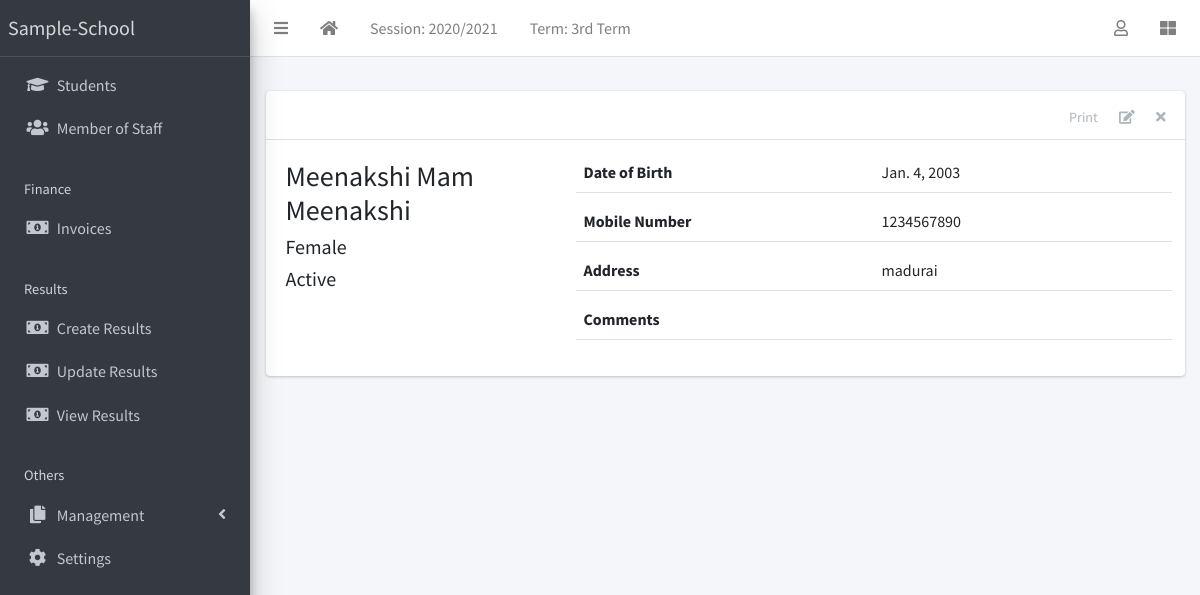
Screenshot of /staff/1/ with the database file from the repository.
### apps/corecode/models.py (models this page shows, shortened)
class AcademicSession(models.Model):
    name = models.CharField(max_length=200, unique=True)
    current = models.BooleanField(default=True)
    class Meta:
        ordering = ["-name"]

class AcademicTerm(models.Model):
    name = models.CharField(max_length=20, unique=True)
    current = models.BooleanField(default=True)
    class Meta:
        ordering = ["name"]

### apps/staffs/models.py (models this page shows, shortened)
class Staff(models.Model):
    STATUS = [("active", "Active"), ("inactive", "Inactive")]
    GENDER = [("male", "Male"), ("female", "Female")]
    current_status = models.CharField(max_length=10, choices=STATUS, default="active")
    surname = models.CharField(max_length=200)
    firstname = models.CharField(max_length=200)
    other_name = models.CharField(max_length=200, blank=True)
    gender = models.CharField(max_length=10, choices=GENDER, default="male")
    date_of_birth = models.DateField(default=timezone.now)
    date_of_admission = models.DateField(default=timezone.now)
    mobile_num_regex = RegexValidator(
        regex="^[0-9]{10,15}$", message="Entered mobile number isn't in a right format!"
    )
    mobile_number = models.CharField(
        validators=[mobile_num_regex], max_length=13, blank=True
    )
    address = models.TextField(blank=True)
    others = models.TextField(blank=True)
    def __str__(self):
        return f"{self.surname} {self.firstname} {self.other_name}"

### apps/staffs/views.py (the view)
# urls.py: path("<int:pk>/", StaffDetailView.as_view(), name="staff-detail"),
class StaffDetailView(DetailView):
    model = Staff
    template_name = "staffs/staff_detail.html"

### apps/corecode/context_processors.py (called while the page is built)
def site_defaults(request):
    current_session = AcademicSession.objects.get(current=True)
    current_term = AcademicTerm.objects.get(current=True)
    vals = SiteConfig.objects.all()
    contexts = {
        "current_session": current_session.name,
        "current_term": current_term.name,
    }
    for val in vals:
        contexts[val.key] = val.value
    return contexts

### apps/staffs/templates/staffs/staff_detail.html (shortened to what this page needs)
{% extends 'base.html' %}
{% block content-header %}
<div class="card-header">
  <div class="card-tools">
    <a href="#" class="btn btn-tool">Print</a>
    <a href="{% url 'staff-update' object.id %}" class="btn btn-tool">
      <i class="fas fa-edit"></i>
    </a>
    <a href="{% url 'staff-delete' object.id %}" class="btn btn-tool">
      <i class="fas fa-times"></i>
    </a>
  </div>
</div>
{% endblock content-header %}
{% block content %}
    <div class="row">
      <div class="col-sm-4">
        <div>
          <h3>{{ object }} </h3>
          <h5>{{ object.get_gender_display }} </h5>
          <h5>{{ object.get_current_status_display }} </h5>
        </div>
      </div>
      <div class="col-sm-8">
        <div>
          <div class="form-group border-bottom row">
            <label class="col">
              Date of Birth
            </label>
            <div class="col">
              {{ object.date_of_birth }}
            </div>
          </div>
          <div class="form-group border-bottom row">
            <label class="col">
               Mobile Number
            </label>
            <div class="col">
              {{ object.mobile_number}}
            </div>
          </div>
          <div class="form-group border-bottom row">
            <label class="col">
              Address
            </label>
            <div class="col">
              {{ object.address }}
            </div>
          </div>
          <div class="form-group border-bottom row">
            <label class="col">
              Comments
            </label>
            <div class="col">
            </div>
          </div>
        </div>
      </div>
    </div>
{% endblock content %}

### templates/base.html (shortened to what this page needs)
{% load static %}
<!DOCTYPE html>
<html lang="en">
<head>
  <link rel="stylesheet" href="{% static 'plugins/fontawesome-free/css/all.min.css' %}">
  <link rel="stylesheet" href="{% static 'plugins/toastr/toastr.min.css' %}">
  <link rel="stylesheet"
    href="{% static 'plugins/overlayScrollbars/css/OverlayScrollbars.min.css' %}">
  <link rel="stylesheet" href="{% static 'plugins/Datatables/datatables.min.css' %}" />
  <link rel="stylesheet" href="{% static 'dist/css/adminlte.min.css' %}">
</head>
<body
  class="hold-transition sidebar-mini layout-fixed layout-navbar-fixed layout-footer-fixed">
  <div class="wrapper">
    <nav class="main-header navbar navbar-expand navbar-white navbar-light">
      <ul class="navbar-nav">
        <li class="nav-item">
          <a class="nav-link" data-widget="pushmenu" href="#" role="button"><i
              class="fas fa-bars"></i></a>
        </li>
        <li class="nav-item d-none d-sm-inline-block">
          <a href="{% url 'home' %} " class="nav-link"><i class="fa fa-home"></i></a>
        </li>
        <li class="nav-item d-none d-sm-inline-block">
          <a href="{% url 'current-session' %}" class="nav-link">Session: {{ current_session }}</a>
        </li>
        <li class="nav-item d-none d-sm-inline-block">
          <a href="{% url 'current-session' %}" class="nav-link">Term: {{ current_term }}</a>
        </li>
      </ul>
      <ul class="navbar-nav ml-auto">
        <li class="nav-item dropdown">
          <a class="nav-link" data-toggle="dropdown" href="#">
            <i class="far fa-user"></i>
          </a>
        </li>
        <li class="nav-item">
          <a class="nav-link" data-widget="control-sidebar" data-slide="true"
            href="#" role="button"><i class="fas fa-th-large"></i></a>
        </li>
      </ul>
    </nav>
    <aside class="main-sidebar sidebar-dark-primary elevation-4">
      <a href="{% url 'home' %}" class="brand-link">{{ School_name | default:"Sample-School" }}</a>
      <div class="sidebar">
        <nav class="mt-2">
          <ul class="nav nav-pills nav-sidebar flex-column"
            data-widget="treeview" role="menu" data-accordion="false">
            <li class="nav-item">
              <a href="{% url 'student-list' %}" class="nav-link">
                <i class="nav-icon fas fa-graduation-cap"></i>
                <p>
                  Students
                </p>
              </a>
            </li>
            <li class="nav-item">
              <a href="{% url 'staff-list' %}" class="nav-link">
                <i class="nav-icon fas fa-users"></i>
                <p>
                  Member of Staff
                </p>
              </a>
            </li>
            <li class="nav-header">Finance</li>
            <li class="nav-item">
              <a href="{% url 'invoice-list' %}" class="nav-link">
                <i class="nav-icon fas fa-money-bill-alt"></i>
                <p>
                  Invoices
                </p>
              </a>
            </li>
            <li class="nav-header">Results</li>
            <li class="nav-item">
              <a href="{% url 'create-result' %}" class="nav-link">
                <i class="nav-icon fas fa-money-bill-alt"></i>
                <p>
                  Create Results
                </p>
              </a>
            </li>
            <li class="nav-item">
              <a href="{% url 'edit-results' %}" class="nav-link">
                <i class="nav-icon fas fa-money-bill-alt"></i>
                <p>
                  Update Results
                </p>
              </a>
            </li>
            <li class="nav-item">
              <a href="{% url 'view-results' %}" class="nav-link">
                <i class="nav-icon fas fa-money-bill-alt"></i>
                <p>
                  View Results
                </p>
              </a>
            </li>
            <li class="nav-header">Others</li>
            <li class="nav-item has-treeview">
              <a href="#" class="nav-link">
                <i class="nav-icon fas fa-copy"></i>
                <p>
                  Management
                  <i class="fas fa-angle-left right"></i>
                </p>
              </a>
            </li>
            <li class="nav-item">
              <a href="{% url 'configs' %}" class="nav-link">
                <i class="nav-icon fas fa-cog"></i>
                <p>
                  Settings
                </p>
              </a>
            </li>
          </ul>
        </nav>
      </div>
    </aside>
    <div class="content-wrapper">
      <section class="content-header">
      </section>
      <section class="content">
        <div class="container-fluid">
          <div class="row">
            <div class="col-md-12">
              {% block fullcard %}
              <div class="card">
                {% block content-header %}{% endblock content-header %}
                <div class="card-body">
                  <div class="row">
                    <div class="col">
                      {% block content %}
                      {% endblock content %}
                    </div>
                  </div>
                </div>
              </div>
              {% endblock fullcard %}
            </div>
          </div>
        </div>
      </section>
    </div>
  </div>
</body>
</html>

### rows the page displays
AcademicSession: name "2020/2021"
AcademicTerm: name "3rd Term"
Staff: surname+firstname+other_name "Meenakshi Mam Meenakshi", gender "Female", current_status "Active", date_of_birth "Jan. 4, 2003", mobile_number "1234567890", address "madurai"

### other values shown
{{ School_name | default:"Sample-School" }} "Sample-School"
